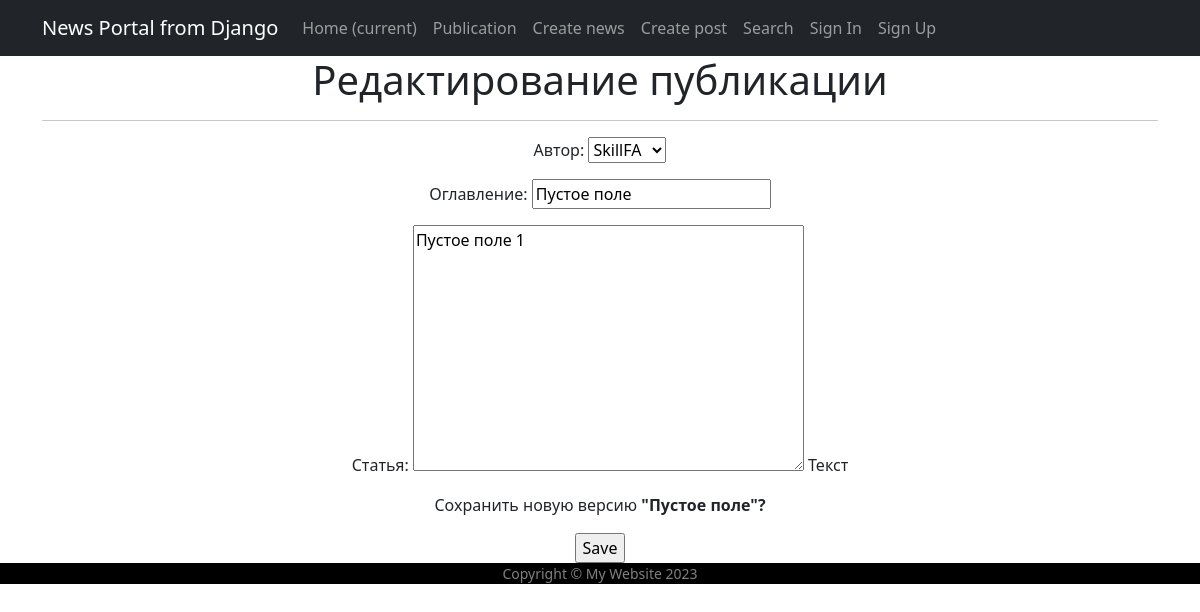
The app's page /post/articles/30/edit/ (signed in) with its own data.
### newsapp/models.py (models this page shows, shortened)
class Post(models.Model):
    news = 'NW'
    article = 'AR'
    category_choices = [
        (news, 'Новость'),
        (article, 'Статья'),
    ]
    categoryType = models.CharField(
        max_length=2,
        choices=category_choices,
        default=article,
        verbose_name='Вид публикации')  # Выбор из списка "category_choices", по умолчанию - статья
    author = models.ForeignKey(
        Author,
        on_delete=models.CASCADE,
        verbose_name='Автор')  # Создаем связь Один ко Многим поля author через внешний ключ с моделью Author (первый
    dateCreation = models.DateTimeField(
        auto_now_add=True,
        verbose_name='Дата публикации'
    )  # SQLite: datetime NULL. Автоматически добавляем временное поле, которое хранит время и
    postCategory = models.ManyToManyField(
        Category,
        through='PostCategory',
        verbose_name='Категория(category)'
    )  # Отношения Многие ко Многим сущности Category через PostCategory.
    title = models.CharField(
        max_length=128,
        verbose_name='Оглавление')  # Поле с оглавлением, максимальная длинна символов - 128
    text = models.TextField(
        blank=True,
        help_text='Текст',
        verbose_name='Статья')  # Поле с текстом, максимальная длинна символов - неограниченно
    rating = models.SmallIntegerField(
        default=0,
        verbose_name='Рейтинг')  # SQLite: smallint NOT NULL, хранит целочисленные значения типа Number. По дефолту ноль
    class Meta:
        verbose_name = 'Публикация'  # Настройка отображения имени модели в админ панели (ед. число)
        verbose_name_plural = 'Публикации'  # Настройка отображения имени модели в админ панели (мн. число)
        ordering = ['categoryType', 'author']

### newsapp/views.py (the view)
# urls.py: path('articles/<int:pk>/edit/', PostUpdate.as_view(), name='post_update'),
class PostUpdate(PermissionRequiredMixin, UpdateView):
    form_class = PostForm  # form_class нужен, чтобы получать доступ к форме через метод POST
    template_name = 'flatpages/post_edit.html'
    model = Post
    permission_required = 'newsapp.change_post'  # Даем разрешения на создание публикации
    def get_object(self, **kwargs):  # метод get_object мы используем вместо queryset, чтобы получить информацию об
        id = self.kwargs.get('pk')  # Запрашиваем первичный ключ
        return Post.objects.get(pk=id)  # Возвращаем объект по запрошенному id

### newsapp/forms.py (shortened to what this page needs)
class PostForm(forms.ModelForm):
    class Meta:
        model = Post
        fields = [
            'author',
            'title',
            'text',
        ]

### newsapp/models.py (called while the page is built)
    def __str__(self):
        return f'{self.autorUsers}'  # Метод Строка, для вывода названий в админ-панели через f-строки

### newsapp/templatetags/custom_tags.py (called while the page is built)
@register.simple_tag()
def current_time(format_string='%b %d %Y'):
    return datetime.utcnow().strftime(format_string)

### templates/flatpages/post_edit.html (shortened to what this page needs)
{% extends 'flatpages/default.html' %}
{% block content %}
<h1>Редактирование публикации</h1>
<hr>
<form action="" method="post">
    {{ form.as_p }}
     <p>Сохранить новую версию <b>"{{ post.title }}"?</b></p>
    <input type="submit" value="Save" />
</form>
{% endblock content %}

### records on screen
Post: author "SkillFA", title "Пустое поле", text "Пустое поле 1"
